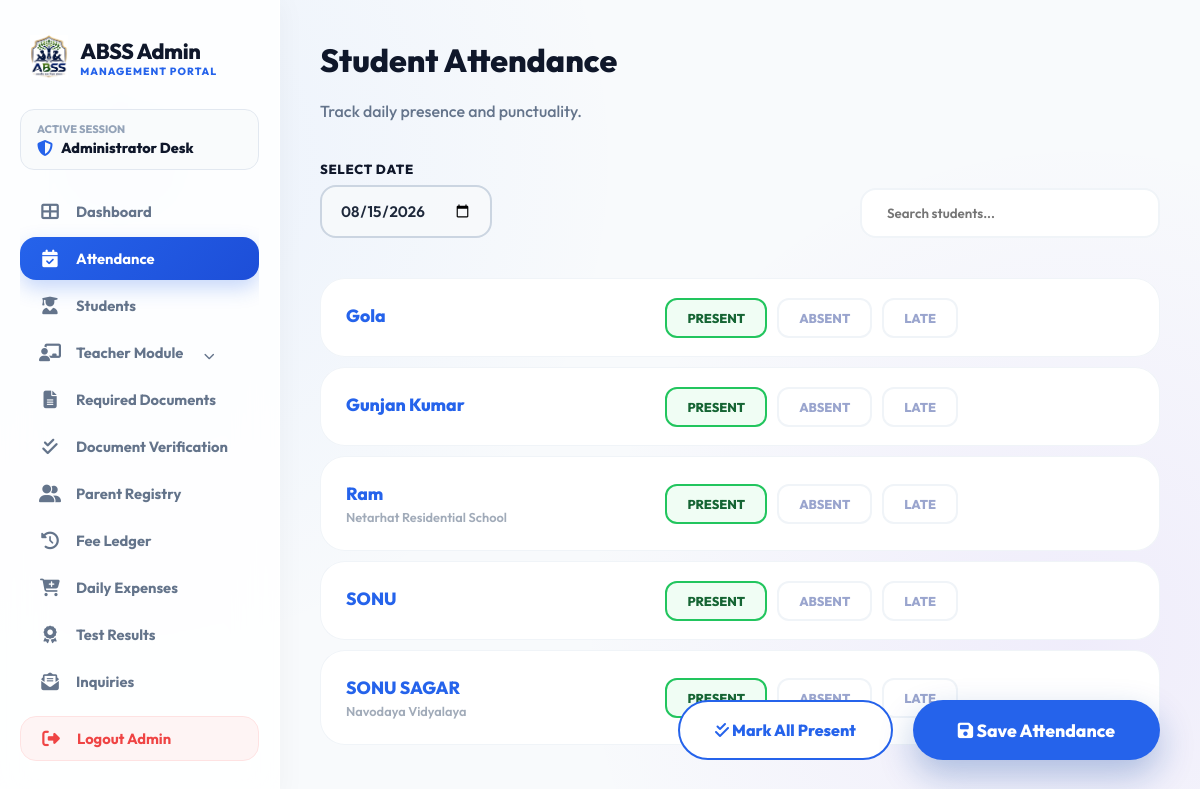
/admin/attendance.php (signed in), run on the app's committed database.
### tables this page shows
CREATE TABLE `students` (
  `id` int(11) NOT NULL,
  `reg_no` varchar(20) DEFAULT NULL,
  `student_photo` varchar(255) DEFAULT NULL,
  `parent_id` int(11) DEFAULT NULL,
  `name` varchar(100) NOT NULL,
  `parent_name` varchar(100) DEFAULT NULL,
  `phone` varchar(15) DEFAULT NULL,
  `target_school` varchar(100) DEFAULT NULL,
  `class_admitted` varchar(50) DEFAULT NULL,
  `scholar_mode` varchar(50) DEFAULT 'Day Scholar',
  `monthly_discount` decimal(10,2) DEFAULT 0.00,
  `base_fee` decimal(10,2) DEFAULT 0.00,
  `last_billed_date` date DEFAULT NULL,
  `admission_date` date DEFAULT NULL,
  `status` enum('active','inactive','graduated') DEFAULT 'active',
  `created_at` timestamp NOT NULL DEFAULT current_timestamp(),
  `photo` varchar(255) DEFAULT NULL,
  `dob` date DEFAULT NULL,
  `gender` enum('Male','Female','Other') DEFAULT NULL,
  `home_address` text DEFAULT NULL,
  `city` varchar(100) DEFAULT NULL,
  `state` varchar(100) DEFAULT NULL,
  `zip_code` varchar(10) DEFAULT NULL,
  `prev_school` varchar(255) DEFAULT NULL,
  `guardian_relationship` varchar(50) DEFAULT NULL,
  `guardian_email` varchar(150) DEFAULT NULL,
  `guardian_address` text DEFAULT NULL,
  `emergency_contact_name` varchar(150) DEFAULT NULL,
  `emergency_relationship` varchar(50) DEFAULT NULL,
  `emergency_phone` varchar(20) DEFAULT NULL,
  `has_allergies` tinyint(1) DEFAULT 0,
  `allergies_detail` text DEFAULT NULL,
  `has_medical_condition` tinyint(1) DEFAULT 0,
  `medical_condition_detail` text DEFAULT NULL,
  `physician_name` varchar(150) DEFAULT NULL,
  `physician_phone` varchar(20) DEFAULT NULL,
  `insurance_provider` varchar(150) DEFAULT NULL,
  `insurance_policy` varchar(100) DEFAULT NULL
);

### admin/attendance.php (the view, shortened to what this page needs)
<?php
require_once 'includes/auth.php';
$today = date('Y-m-d');
$selected_date = isset($_GET['date']) ? $_GET['date'] : $today;
$students_query = $conn->query("
    SELECT s.id, s.name, s.target_school, a.status
    FROM students s
    LEFT JOIN attendance a ON s.id = a.student_id AND a.date = '$selected_date'
    WHERE s.status = 'active'
    ORDER BY s.name ASC
");
?>
<!DOCTYPE html>
<html lang="en">
<head>
    <?php include 'includes/head_css.php'; ?>
</head>
<body>
    <?php include 'includes/sidebar.php'; ?>
    <main class="main-content">
        <header class="page-header" style="margin-bottom: 40px;">
            <h1>Student Attendance</h1>
            <p>Track daily presence and punctuality.</p>
        </header>
        <div class="date-picker-wrap">
            <form action="" method="GET" style="display: flex; gap: 20px; align-items: flex-end;">
                <div class="portal-input-group" style="margin-bottom:0;">
                    <label>Select Date</label>
                    <input type="date" name="date" value="<?php echo $selected_date; ?>" onchange="this.form.submit()" style="max-width:300px;">
                </div>
            </form>
            <div style="flex: 1; display: flex; justify-content: flex-end;">
                <input type="text" id="studentSearch" placeholder="Search students..." onkeyup="filterStudents()">
            </div>
        </div>
        <form action="" method="POST">
            <div class="portal-table-container">
                <table class="attendance-table">
                    <?php while($row = $students_query->fetch_assoc()): ?>
                    <tr class="attendance-row">
                        <td>
                            <div class="student-meta">
                                <h4><?php echo htmlspecialchars($row['name']); ?></h4>
                                <p style="margin:0; font-size:0.8rem; font-weight:600; opacity:0.6;"><?php echo htmlspecialchars($row['target_school']); ?></p>
                            </div>
                        </td>
                        <td align="right">
                            <div class="status-group">
                                <label>
                                    <span class="status-btn status-btn-present">PRESENT</span>
                                </label>
                                <label>
                                    <span class="status-btn status-btn-absent">ABSENT</span>
                                </label>
                                <label>
                                    <span class="status-btn status-btn-late">LATE</span>
                                </label>
                            </div>
                        </td>
                    </tr>
                    <?php endwhile; ?>
                </table>
            </div>
            <div class="floating-footer">
                <button type="button" class="mark-present-btn" onclick="markAllPresent()">
                    <i class="fas fa-check-double"></i> Mark All Present
                </button>
                <button type="submit" name="save_attendance" class="save-btn">
                    <i class="fas fa-save"></i> Save Attendance
                </button>
            </div>
        </form>
    </main>
</body>
</html>

### admin/includes/head_css.php (style rules this page uses)
:root { --portal-blue: #2563eb; --portal-blue-dark: #1d4ed8; --portal-dark: #0f172a; --sidebar-width: 280px; --glass-bg: rgba(255, 255, 255, 0.82); --glass-border: rgba(255, 255, 255, 0.8); --glass-shadow: 0 10px 30px rgba(15, 23, 42, 0.04), inset 0 1px 0 rgba(255, 255, 255, 0.6); --radius-lg: 24px; --radius-md: 16px; --radius-sm: 12px; }
* { box-sizing: border-box; }
body { background: radial-gradient(circle at 10% 20%, rgba(59, 130, 246, 0.07) 0%, transparent 40%), radial-gradient(circle at 90% 80%, rgba(124, 58, 237, 0.07) 0%, transparent 40%), #f8fafc; color: #334155; font-family: 'Outfit', sans-serif; display: flex; min-height: 100vh; overflow-x: hidden; margin: 0; }
.main-content { margin-left: var(--sidebar-width); flex: 1; padding: 40px; box-sizing: border-box; max-width: 1400px; }
h1, h2, h3, h4 { font-family: 'Outfit', sans-serif; font-weight: 800; color: var(--portal-dark); margin-top: 0; }
p { color: #64748b; font-weight: 500; }
.portal-input-group { margin-bottom: 20px; }
.portal-input-group label { display: block; color: var(--portal-dark); font-weight: 800; margin-bottom: 8px; font-size: 0.82rem; text-transform: uppercase; letter-spacing: 0.05em; }
.portal-input-group input, .portal-input-group select, .portal-input-group textarea, .form-control { width: 100%; padding: 14px 18px; border-radius: var(--radius-md); border: 2px solid #cbd5e1; font-family: inherit; font-size: 0.95rem; font-weight: 600; color: #1e293b; transition: all 0.25s ease; background: rgba(248, 250, 252, 0.8); outline: none; box-sizing: border-box; }
.portal-table-container, .table-responsive { width: 100%; max-width: 100%; overflow-x: auto; -webkit-overflow-scrolling: touch; margin-top: 15px; min-width: 0; }
table { width: 100%; border-collapse: collapse; text-align: left; }
td { padding: 16px 18px; border-bottom: 1px solid #f1f5f9; color: #475569; font-weight: 600; font-size: 0.92rem; }

### admin/attendance.php (style rules this page uses)
.date-picker-wrap { margin-bottom: 30px; display: flex; align-items: flex-end; gap: 20px; }
.attendance-table { width: 100%; border-collapse: separate; border-spacing: 0 10px; }
.attendance-row td { padding: 25px; background: #fff; border-top: 1px solid #f0f4f8; border-bottom: 1px solid #f0f4f8; }
.attendance-row td:first-child { border-left: 1px solid #f0f4f8; border-radius: 25px 0 0 25px; }
.attendance-row td:last-child { border-right: 1px solid #f0f4f8; border-radius: 0 25px 25px 0; }
.student-meta h4 { color: var(--portal-blue); font-weight: 800; font-size: 1.1rem; margin-bottom: 4px; }
.status-group { display: flex; gap: 10px; }
.status-btn { padding: 10px 20px; border-radius: 12px; border: 2px solid #f0f4f8; background: #fff; font-weight: 800; cursor: pointer; transition: 0.2s; font-size: 0.8rem; color: #9aa5ce; }
.status-radio:checked + .status-btn-present { background: #f0fdf4; border-color: #22c55e; color: #166534; }
.floating-footer { position: fixed; bottom: 40px; right: 40px; z-index: 200; display: flex; gap: 20px; }
.save-btn { background: var(--portal-blue); border: none; color: #fff; padding: 18px 45px; border-radius: 100px; font-weight: 800; font-size: 1.1rem; cursor: pointer; box-shadow: 0 15px 35px rgba(13,71,161,0.3); transition: 0.3s; font-family: 'Outfit'; }
.mark-present-btn { background: #fff; border: 2px solid var(--portal-blue); color: var(--portal-blue); padding: 18px 35px; border-radius: 100px; font-weight: 800; font-size: 1rem; cursor: pointer; transition: 0.3s; font-family: 'Outfit'; }
#studentSearch { background: #fff; padding: 15px 25px; border-radius: 16px; border: 2px solid #f0f4f8; font-family: 'Outfit'; font-weight: 600; width: 300px; outline: none; transition: 0.3s; }

### data on the page
students: name "Gola"
students: name "Gunjan Kumar"
students: name "Ram", target_school "Netarhat Residential School"
students: name "SONU"
students: name "SONU SAGAR", target_school "Navodaya Vidyalaya"
